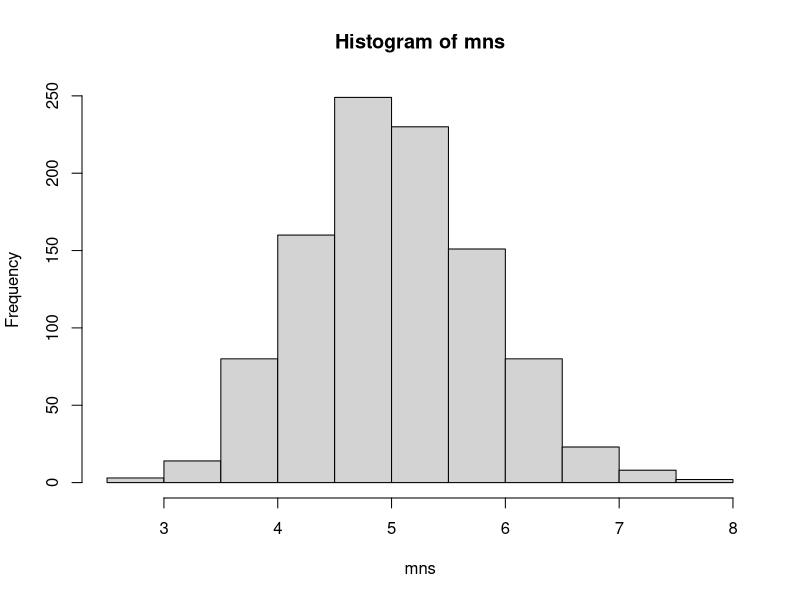
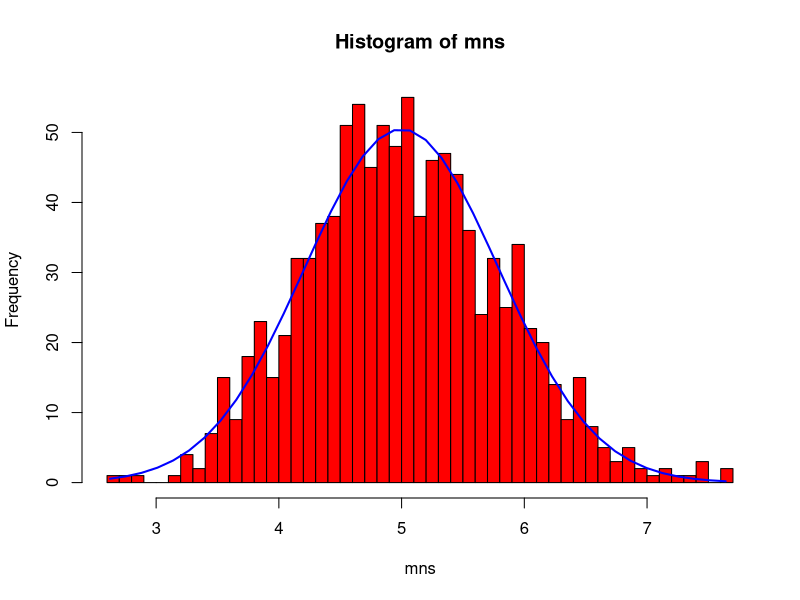
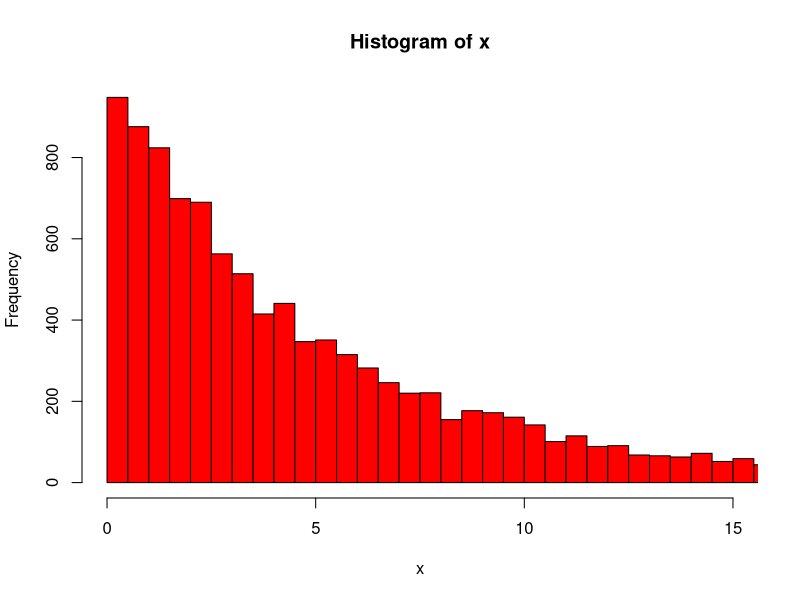

R code for these plots, in order:
## ---- chunk 1
library(knitr)
## ---- chunk 2
mns <- NULL
for (i in 1:1000) mns <- c(mns,mean(rexp(40,0.2)))
hist(mns)
## ---- chunk 3
mean(mns)
## ---- chunk 4
var(mns)
## ---- chunk 5
h <- hist(mns, breaks=50, col="red")
xfit<-seq(min(mns),max(mns),length=40)
yfit<-dnorm(xfit,mean=mean(5),sd=sqrt(0.625))
yfit <- yfit*diff(h$mids[1:2])*length(mns)
lines(xfit, yfit, col="blue", lwd=2)
## ---- chunk 6
x <- rexp(10000,rate=0.2)
mean(x)
hist(x,xlim=c(0,15),breaks=100, col="red")
